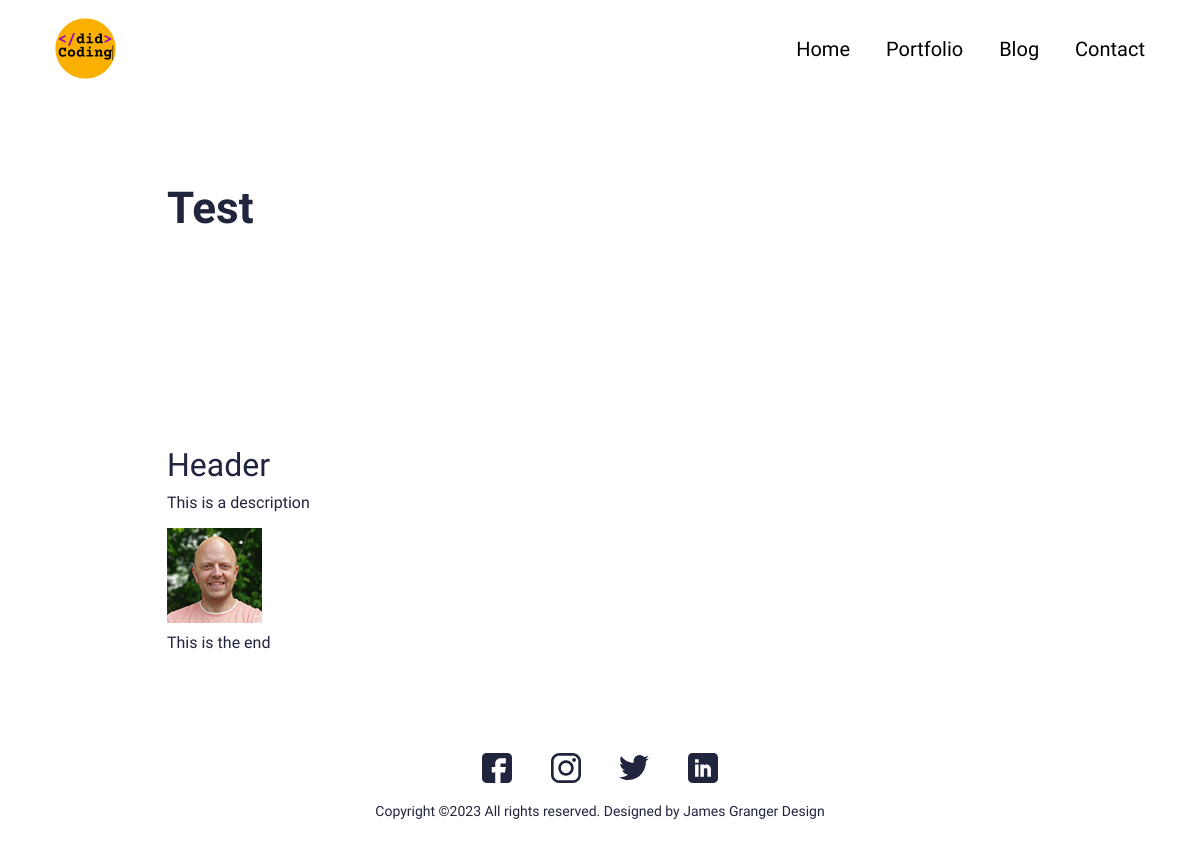
Page /portfolio/test on the committed database.
### main/models.py (models this page shows, shortened)
class Portfolio(models.Model):
    class Meta:
        verbose_name_plural = 'Portfolio Profiles'
        verbose_name = 'Portfolio'
        ordering = ["name"]
    date = models.DateTimeField(blank=True, null=True)
    name = models.CharField(max_length=200, blank=True, null=True)
    description = models.CharField(max_length=500, blank=True, null=True)
    body = RichTextField(blank=True, null=True)
    image = models.ImageField(blank=True, null=True, upload_to="portfolio")
    slug = models.SlugField(null=True, blank=True)
    is_active = models.BooleanField(default=True)

### main/views.py (the view)
# urls.py: path('portfolio/<slug:slug>', views.PortfolioDetailView.as_view(), name="portfolio"),
class PortfolioDetailView(generic.DetailView):
	model = Portfolio
	template_name = "main/portfolio-detail.html"

### resume_demo/context_processors.py (called while the page is built)
def project_context(request):
	context = {
		'me': User.objects.first(),
	}
	return context

### main/templates/main/portfolio-detail.html (shortened to what this page needs)
{% extends 'main/base.html' %}
{% load static %}
{% block content %}
<section>
  <div class="innerPageBannerCol">
    <div class="container">
      <div class="row g-4 g-md-3  align-items-center">
        <div class="col-md-6">
          <div class="bannerContent">
            <h1 class="xlTitle pb-md-3">{{object.name}}</h1>
          </div>
        </div>
      </div>
    </div>
  </div>
</section>
<section>
  <div class="sectionSpaceSm">
    <div class="container">
      {{object.body|safe}}
    </div>
  </div>
</section>
{%endblock%}

### static/css/style.css (style rules this page uses)
:root { --primaryColor: #9C07B6; --primaryDarkColor: #3D0048; --primaryHoverColor: #900AA8; --secondaryColor: #F9B000; --baseColor: #21243D; --baseFont: 'Heebo', sans-serif; --titleFont: 'Courier Prime', monospace; --regular: 400; --medium: 500; --bold: 700; --black: 900; --lightBg: #F1F1F1; }
html { scroll-behavior: smooth; }
body { font-family: var(--baseFont); color: var(--baseColor); line-height: normal; }
img { max-width: 100%; }
.xlTitle { font-size: 44px; line-height: 1.3; font-weight: var(--bold); font-family: var(--titleFont) }
.sectionSpaceSm { padding: 35px 0; }
.innerPageBannerCol { padding: 180px 0 150px; }
@media (min-width:992px) { .container, .container-lg, .container-md, .container-sm, .container-xl, .container-xxl { max-width: 890px; } }

### rows in the picture
Portfolio: name "Test", body "Header This is a description This is the end", body (picture)
